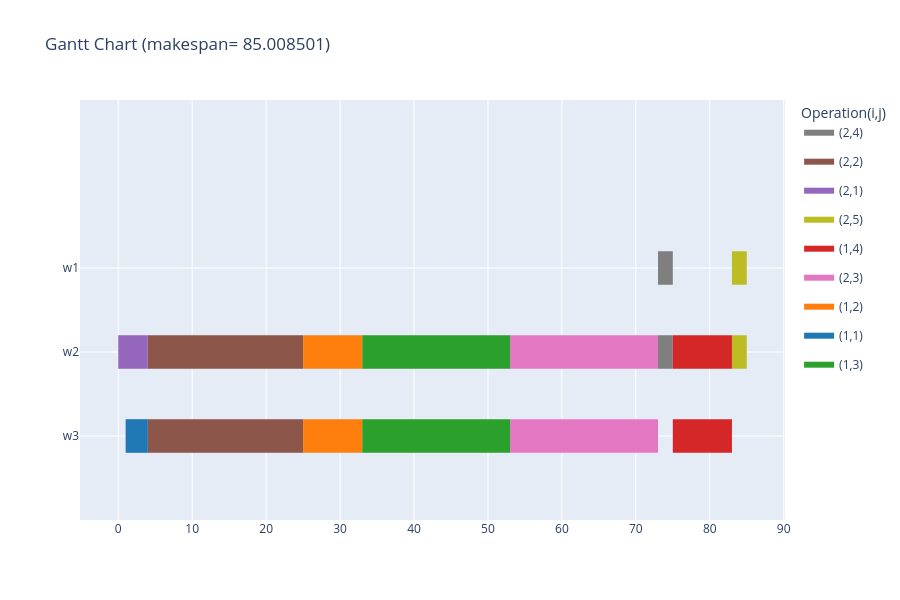

Source (notebook cell):
### Code cell
gantt_chart(s, instance, color=1, render="notebook", separate_little=True)

### Figure 1 — Plotly figure (JSON) as saved in the notebook; plotly's stock layout.template omitted (floating-point values rounded to 4 significant figures)
{"data": [{"fill": "toself", "fillcolor": "rgb(127, 127, 127)", "hoverinfo": "name", "legendgroup": "rgb(127, 127, 127)", "mode": "none", "name": "(2,4)", "showlegend": true, "type": "scatter", "x": [73, 75, 75, 73, 73, 73, 75, 75, 73], "y": [1.8, 1.8, 2.2, 2.2, null, 0.8, 0.8, 1.2, 1.2]}, {"fill": "toself", "fillcolor": "rgb(140, 86, 75)", "hoverinfo": "name", "legendgroup": "rgb(140, 86, 75)", "mode": "none", "name": "(2,2)", "showlegend": true, "type": "scatter", "x": [4, 25, 25, 4, 4, 4, 25, 25, 4], "y": [0.8, 0.8, 1.2, 1.2, null, -0.2, -0.2, 0.2, 0.2]}, {"fill": "toself", "fillcolor": "rgb(148, 103, 189)", "hoverinfo": "name", "legendgroup": "rgb(148, 103, 189)", "mode": "none", "name": "(2,1)", "showlegend": true, "type": "scatter", "x": [0, 4, 4, 0], "y": [0.8, 0.8, 1.2, 1.2]}, {"fill": "toself", "fillcolor": "rgb(188, 189, 34)", "hoverinfo": "name", "legendgroup": "rgb(188, 189, 34)", "mode": "none", "name": "(2,5)", "showlegend": true, "type": "scatter", "x": [83, 85, 85, 83, 83, 83, 85, 85, 83], "y": [1.8, 1.8, 2.2, 2.2, null, 0.8, 0.8, 1.2, 1.2]}, {"fill": "toself", "fillcolor": "rgb(214, 39, 40)", "hoverinfo": "name", "legendgroup": "rgb(214, 39, 40)", "mode": "none", "name": "(1,4)", "showlegend": true, "type": "scatter", "x": [75, 83, 83, 75, 75, 75, 83, 83, 75], "y": [0.8, 0.8, 1.2, 1.2, null, -0.2, -0.2, 0.2, 0.2]}, {"fill": "toself", "fillcolor": "rgb(227, 119, 194)", "hoverinfo": "name", "legendgroup": "rgb(227, 119, 194)", "mode": "none", "name": "(2,3)", "showlegend": true, "type": "scatter", "x": [53, 73, 73, 53, 53, 53, 73, 73, 53], "y": [0.8, 0.8, 1.2, 1.2, null, -0.2, -0.2, 0.2, 0.2]}, {"fill": "toself", "fillcolor": "rgb(255, 127, 14)", "hoverinfo": "name", "legendgroup": "rgb(255, 127, 14)", "mode": "none", "name": "(1,2)", "showlegend": true, "type": "scatter", "x": [25, 33, 33, 25, 25, 25, 33, 33, 25], "y": [0.8, 0.8, 1.2, 1.2, null, -0.2, -0.2, 0.2, 0.2]}, {"fill": "toself", "fillcolor": "rgb(31, 119, 180)", "hoverinfo": "name", "legendgroup": "rgb(31, 119, 180)", "mode": "none", "name": "(1,1)", "showlegend": true, "type": "scatter", "x": [1, 4, 4, 1], "y": [-0.2, -0.2, 0.2, 0.2]}, {"fill": "toself", "fillcolor": "rgb(44, 160, 44)", "hoverinfo": "name", "legendgroup": "rgb(44, 160, 44)", "mode": "none", "name": "(1,3)", "showlegend": true, "type": "scatter", "x": [33, 53, 53, 33, 33, 33, 53, 53, 33], "y": [0.8, 0.8, 1.2, 1.2, null, -0.2, -0.2, 0.2, 0.2]}, {"legendgroup": "rgb(127, 127, 127)", "marker": {"color": "rgb(127, 127, 127)", "opacity": 0, "size": 1}, "mode": "markers", "name": "", "showlegend": false, "text": [null, null, null, null], "type": "scatter", "x": [73, 75, 73, 75], "y": [2, 2, 1, 1]}, {"legendgroup": "rgb(140, 86, 75)", "marker": {"color": "rgb(140, 86, 75)", "opacity": 0, "size": 1}, "mode": "markers", "name": "", "showlegend": false, "text": [null, null, null, null], "type": "scatter", "x": [4, 25, 4, 25], "y": [1, 1, 0, 0]}, {"legendgroup": "rgb(148, 103, 189)", "marker": {"color": "rgb(148, 103, 189)", "opacity": 0, "size": 1}, "mode": "markers", "name": "", "showlegend": false, "text": [null, null], "type": "scatter", "x": [0, 4], "y": [1, 1]}, {"legendgroup": "rgb(188, 189, 34)", "marker": {"color": "rgb(188, 189, 34)", "opacity": 0, "size": 1}, "mode": "markers", "name": "", "showlegend": false, "text": [null, null, null, null], "type": "scatter", "x": [83, 85, 83, 85], "y": [2, 2, 1, 1]}, {"legendgroup": "rgb(214, 39, 40)", "marker": {"color": "rgb(214, 39, 40)", "opacity": 0, "size": 1}, "mode": "markers", "name": "", "showlegend": false, "text": [null, null, null, null], "type": "scatter", "x": [75, 83, 75, 83], "y": [1, 1, 0, 0]}, {"legendgroup": "rgb(227, 119, 194)", "marker": {"color": "rgb(227, 119, 194)", "opacity": 0, "size": 1}, "mode": "markers", "name": "", "showlegend": false, "text": [null, null, null, null], "type": "scatter", "x": [53, 73, 53, 73], "y": [1, 1, 0, 0]}, {"legendgroup": "rgb(255, 127, 14)", "marker": {"color": "rgb(255, 127, 14)", "opacity": 0, "size": 1}, "mode": "markers", "name": "", "showlegend": false, "text": [null, null, null, null], "type": "scatter", "x": [25, 33, 25, 33], "y": [1, 1, 0, 0]}, {"legendgroup": "rgb(31, 119, 180)", "marker": {"color": "rgb(31, 119, 180)", "opacity": 0, "size": 1}, "mode": "markers", "name": "", "showlegend": false, "text": [null, null], "type": "scatter", "x": [1, 4], "y": [0, 0]}, {"legendgroup": "rgb(44, 160, 44)", "marker": {"color": "rgb(44, 160, 44)", "opacity": 0, "size": 1}, "mode": "markers", "name": "", "showlegend": false, "text": [null, null, null, null], "type": "scatter", "x": [33, 53, 33, 53], "y": [1, 1, 0, 0]}], "layout": {"height": 600, "hovermode": "closest", "legend": {"title": {"text": "Operation(i,j)"}}, "showlegend": true, "title": {"text": "Gantt Chart (makespan= 85.008501)"}, "xaxis": {"rangeselector": {"buttons": [{"count": 7, "label": "1w", "step": "day", "stepmode": "backward"}, {"count": 1, "label": "1m", "step": "month", "stepmode": "backward"}, {"count": 6, "label": "6m", "step": "month", "stepmode": "backward"}, {"count": 1, "label": "YTD", "step": "year", "stepmode": "todate"}, {"count": 1, "label": "1y", "step": "year", "stepmode": "backward"}, {"step": "all"}]}, "showgrid": true, "type": "linear", "zeroline": false}, "yaxis": {"autorange": false, "range": [-1, 4], "showgrid": true, "ticktext": ["w3", "w2", "w1"], "tickvals": [0, 1, 2], "zeroline": false}}}
